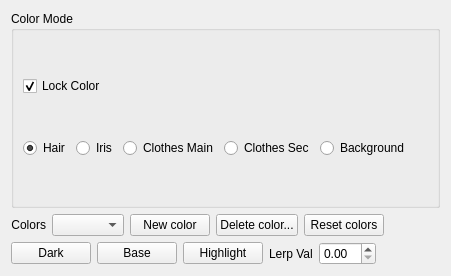
<?xml version="1.0" encoding="UTF-8"?>
<ui version="4.0">
 <class>Colorizer</class>
 <widget class="QWidget" name="Colorizer">
  <property name="geometry">
   <rect>
    <x>0</x>
    <y>0</y>
    <width>451</width>
    <height>276</height>
   </rect>
  </property>
  <property name="windowTitle">
   <string>Form</string>
  </property>
  <layout class="QVBoxLayout" name="verticalLayout_3">
   <item>
    <widget class="QGroupBox" name="chromer_GroupBoxSelector">
     <property name="title">
      <string>Color Mode</string>
     </property>
     <layout class="QVBoxLayout" name="verticalLayout">
      <item>
       <widget class="QCheckBox" name="chkBox_lockColor">
        <property name="text">
         <string>Lock Color</string>
        </property>
        <property name="checked">
         <bool>true</bool>
        </property>
       </widget>
      </item>
      <item>
       <layout class="QHBoxLayout" name="horizontalLayout_5">
        <item>
         <widget class="QRadioButton" name="chromer_RadioSelector_hair">
          <property name="text">
           <string>Hair</string>
          </property>
          <property name="checked">
           <bool>true</bool>
          </property>
         </widget>
        </item>
        <item>
         <widget class="QRadioButton" name="chromer_RadioSelector_iris">
          <property name="text">
           <string>Iris</string>
          </property>
         </widget>
        </item>
        <item>
         <widget class="QRadioButton" name="chromer_RadioSelector_clothes">
          <property name="text">
           <string>Clothes Main</string>
          </property>
         </widget>
        </item>
        <item>
         <widget class="QRadioButton" name="chromer_RadioSelector_clothes_secondary">
          <property name="text">
           <string>Clothes Sec</string>
          </property>
         </widget>
        </item>
        <item>
         <widget class="QRadioButton" name="chromer_RadioSelector_background">
          <property name="text">
           <string>Background</string>
          </property>
         </widget>
        </item>
        <item>
         <spacer name="horizontalSpacer_2">
          <property name="orientation">
           <enum>Qt::Horizontal</enum>
          </property>
          <property name="sizeHint" stdset="0">
           <size>
            <width>40</width>
            <height>20</height>
           </size>
          </property>
         </spacer>
        </item>
       </layout>
      </item>
     </layout>
    </widget>
   </item>
   <item>
    <layout class="QHBoxLayout" name="horizontalLayout_3">
     <item>
      <widget class="QLabel" name="label">
       <property name="text">
        <string>Colors</string>
       </property>
       <property name="alignment">
        <set>Qt::AlignRight|Qt::AlignTrailing|Qt::AlignVCenter</set>
       </property>
      </widget>
     </item>
     <item>
      <widget class="QComboBox" name="comboBox_Colors"/>
     </item>
     <item>
      <widget class="QPushButton" name="btn_newColor">
       <property name="text">
        <string>New color</string>
       </property>
      </widget>
     </item>
     <item>
      <widget class="QPushButton" name="btn_deleteColor">
       <property name="text">
        <string>Delete color...</string>
       </property>
      </widget>
     </item>
     <item>
      <widget class="QPushButton" name="btn_resetColors">
       <property name="sizePolicy">
        <sizepolicy hsizetype="Fixed" vsizetype="Fixed">
         <horstretch>0</horstretch>
         <verstretch>0</verstretch>
        </sizepolicy>
       </property>
       <property name="text">
        <string>Reset colors</string>
       </property>
      </widget>
     </item>
     <item>
      <spacer name="horizontalSpacer_4">
       <property name="orientation">
        <enum>Qt::Horizontal</enum>
       </property>
       <property name="sizeHint" stdset="0">
        <size>
         <width>40</width>
         <height>20</height>
        </size>
       </property>
      </spacer>
     </item>
    </layout>
   </item>
   <item>
    <layout class="QHBoxLayout" name="horizontalLayout_2">
     <item>
      <widget class="QPushButton" name="btn_dark">
       <property name="sizePolicy">
        <sizepolicy hsizetype="Fixed" vsizetype="Fixed">
         <horstretch>0</horstretch>
         <verstretch>0</verstretch>
        </sizepolicy>
       </property>
       <property name="text">
        <string>Dark</string>
       </property>
      </widget>
     </item>
     <item>
      <widget class="QPushButton" name="btn_base">
       <property name="sizePolicy">
        <sizepolicy hsizetype="Fixed" vsizetype="Fixed">
         <horstretch>0</horstretch>
         <verstretch>0</verstretch>
        </sizepolicy>
       </property>
       <property name="text">
        <string>Base</string>
       </property>
      </widget>
     </item>
     <item>
      <widget class="QPushButton" name="btn_highlight">
       <property name="sizePolicy">
        <sizepolicy hsizetype="Fixed" vsizetype="Fixed">
         <horstretch>0</horstretch>
         <verstretch>0</verstretch>
        </sizepolicy>
       </property>
       <property name="text">
        <string>Highlight</string>
       </property>
      </widget>
     </item>
     <item>
      <widget class="QLabel" name="label_2">
       <property name="text">
        <string>Lerp Val</string>
       </property>
      </widget>
     </item>
     <item>
      <widget class="QDoubleSpinBox" name="lerpValueMod">
       <property name="sizePolicy">
        <sizepolicy hsizetype="Fixed" vsizetype="Fixed">
         <horstretch>0</horstretch>
         <verstretch>0</verstretch>
        </sizepolicy>
       </property>
      </widget>
     </item>
     <item>
      <spacer name="horizontalSpacer">
       <property name="orientation">
        <enum>Qt::Horizontal</enum>
       </property>
       <property name="sizeHint" stdset="0">
        <size>
         <width>40</width>
         <height>20</height>
        </size>
       </property>
      </spacer>
     </item>
    </layout>
   </item>
  </layout>
 </widget>
 <resources/>
 <connections/>
</ui>
